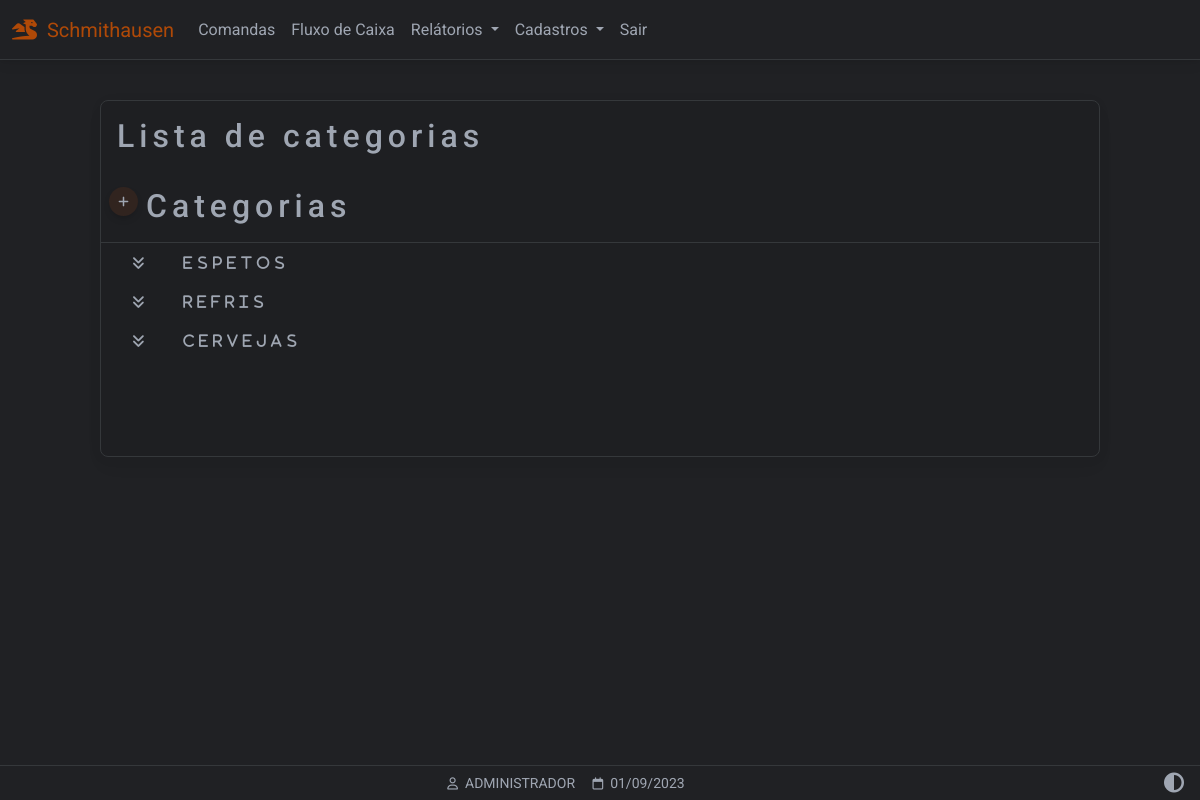
Page /categorias (signed in) on the earlier database version.
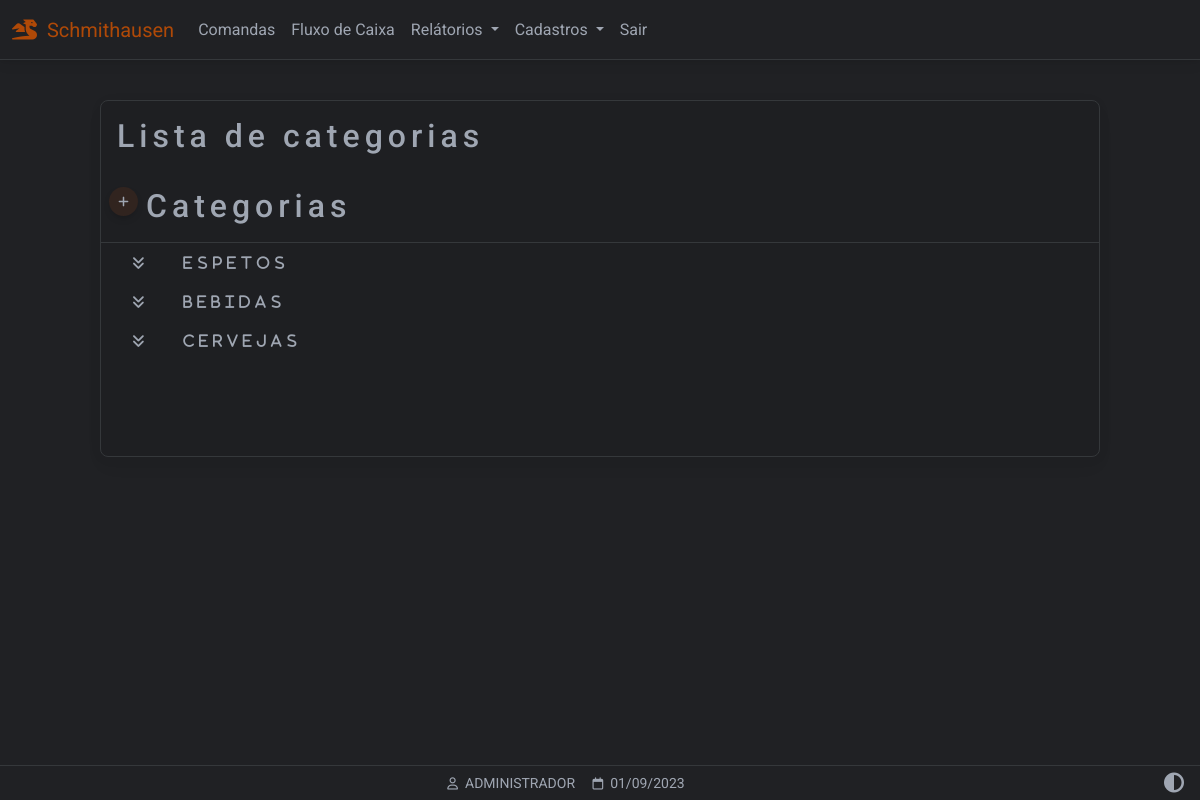
Same page on the later database version.
### website/models.py (models this page shows)
class Categoria(db.Model):
    id = db.Column(db.Integer, primary_key=True)
    nome = db.Column(db.String(150))
    categoria = db.relationship('Tamanho',backref='tamanhos')

### website/views.py (the view)
@views.route('/categorias', methods=['GET','POST'])
@login_required
def categorias():
    get_flashed_messages()
    categorias = Categoria.query.all()
    tamanhos = Tamanho.query.all()
    return render_template("categorias_listar.html",
        user=current_user,
        data=data,
        tamanhos=tamanhos,
        categorias=categorias)

### website/__init__.py (called while the page is built)
def create_app():
    app = Flask(__name__)
    app.config['SECRET_KEY'] = 'hjshjhdjah kjshkjdhjs'
    app.config['SQLALCHEMY_DATABASE_URI'] = f'sqlite:///{DB_NAME}'
    app.config["TEMPLATES_AUTO_RELOAD"] = True
    db.init_app(app)
    from .views import views
    from .auth import auth
    app.register_blueprint(views, url_prefix='/')
    app.register_blueprint(auth, url_prefix='/')
    from .models import User, Cliente, Produto
    with app.app_context():
        db.create_all()
    login_manager = LoginManager()
    login_manager.login_view = 'auth.login'
    login_manager.login_message = u"FAVOR EFETUAR LOGIN!"
    login_manager.init_app(app)
    @login_manager.user_loader
    def load_user(id):
        return User.query.get(int(id))
    return app

### website/templates/categorias_listar.html (shortened to what this page needs)
    {% extends "base.html" %}
    {% block content %}
    <div class="container-fluid" style="min-height:100dvh;padding-top:100px">
      <div class="table-responsive w-100 card myTheme-900 larg-max m-auto" style="padding-bottom: 80px">
        <table class="table table-dropdown table-borderless table-sm myTheme-900 ">
          <thead>
            <tr>
              <h2 class="p-3 ">Lista de categorias {{ texto }}</h2>
            </tr>
            <tr>
              <th>
                <div class="d-flex">
                  <a href="" class="p-2 btn btn-sm btn-floating btn-add"
                  data-mdb-toggle="modal"
                  data-mdb-target="#modal-categoria">
                  <i class="fa-solid fa-plus"></i></a>
                  <span class=" ms-2"><h2>Categorias</h2></span>
                </div>
              </th>
            </tr>
          </thead>
          <tbody id="tb-categorias">
            {% for cat in categorias %}
            <tr>
              <td class="text-nowrap" scope="row">
                <details
                data-detailsId="{{ cat.id }}"
                class=""
                >
                <summary class="ps-4">&nbsp;&nbsp;&nbsp;&nbsp;{{ cat.nome }}</summary>
        </details>
      </td>
    </tr>
    {% endfor %}
  </tbody>
</table>
</div>
</div>
{% endblock %}
{% block titlefooter %}
<span>
  &nbsp;{{ user.first_name.split()[0] | upper }}
  <span>
    &nbsp;{{ data.strftime('%d/%m/%Y') }}
  </span>
  {% endblock %}

Differences in the rows shown:
changed Categoria: nome "REFRIS" → "BEBIDAS"
